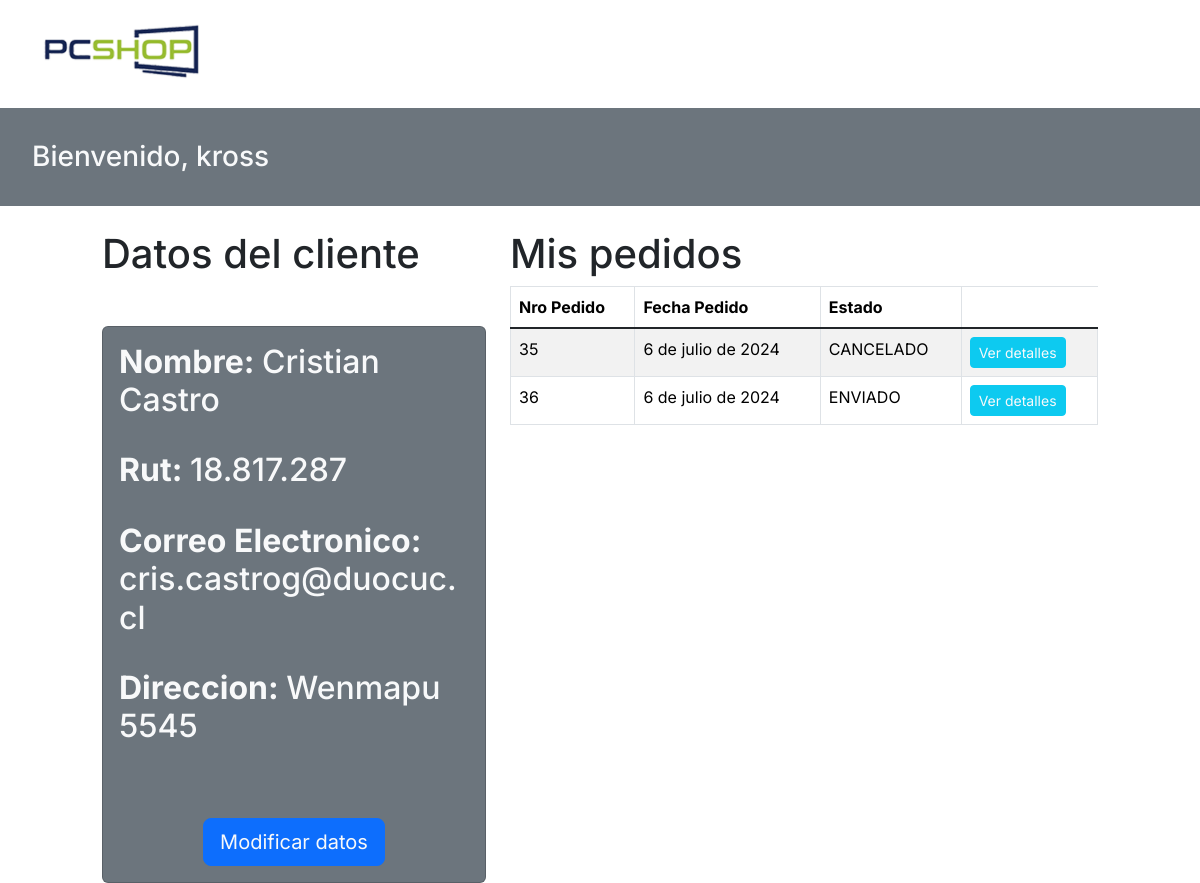
Before: /perfil/ (signed in) with the older database file.
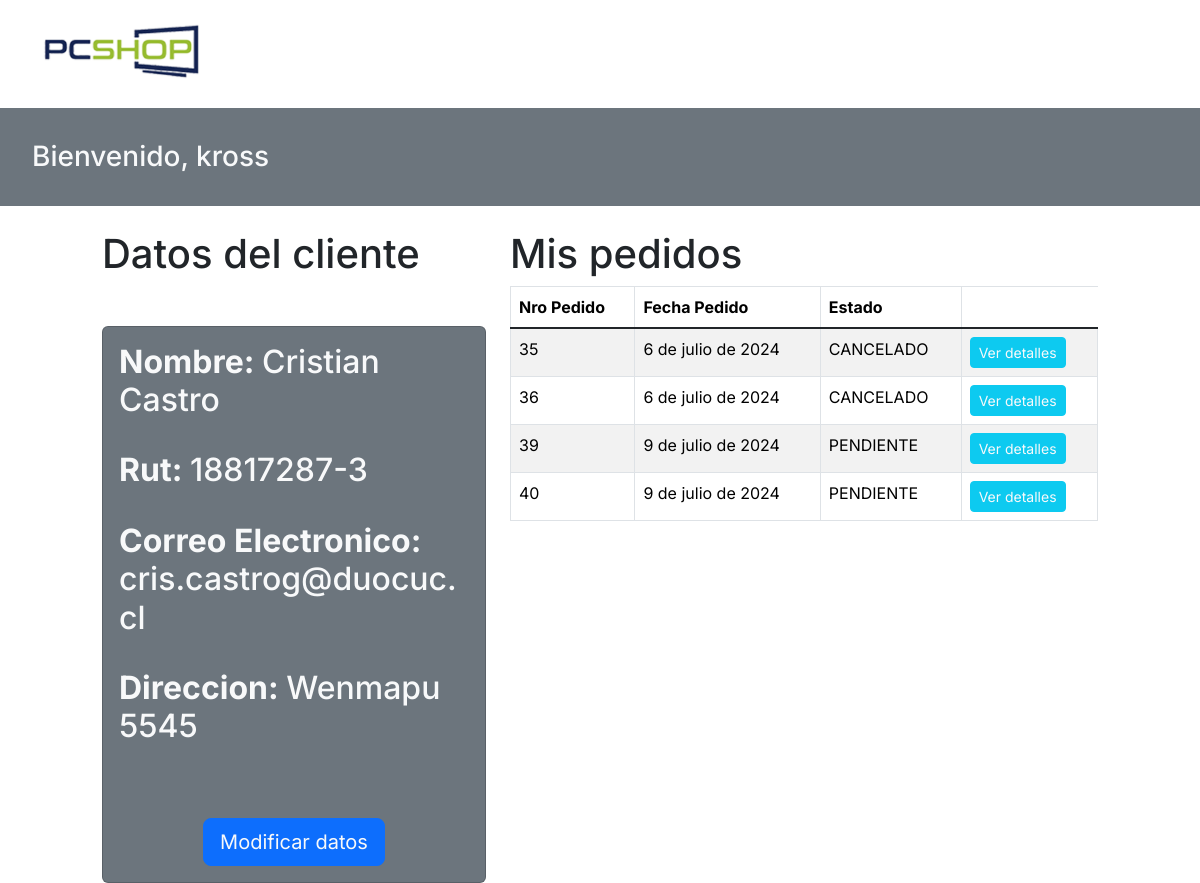
After: the same page with the newer database file.
### aplicacion/models.py (models this page shows)
class Cliente(models.Model):
    email=models.EmailField(primary_key=True, verbose_name='E-mail', null=False)
    rut=models.CharField(max_length=10, null = True)
    nombre=models.CharField(max_length=50, null=True)
    direccion=models.CharField(max_length=500, null=True)

class Pedido(models.Model):
    nro_pedido= models.AutoField(primary_key=True,null=False)
    total_pedido = models.IntegerField(default=0, validators=[MinValueValidator(0),MaxValueValidator(999999999999)],null=False)
    email=models.ForeignKey(Cliente,on_delete=models.PROTECT)
    fecha_pedido = models.DateField(null=False)
    direccion_pedido = models.CharField(max_length=500, null=True)
    estado_pedido=models.CharField(default="PENDIENTE", max_length=10, null=False, choices=ESTADO_PEDIDO)

### aplicacion/views.py (the view)
# urls.py: path('perfil/',perfil, name='perfil'),
def perfil(request):
    cliente, clienteCreado = Cliente.objects.get_or_create(email = request.user.email)
    pedidos = Pedido.objects.filter(email = cliente.email)
    datos = {
        'pedidos' : pedidos,
        'cliente' : cliente
    }
    return render(request,'aplicacion/perfil_usuario.html', datos)

### aplicacion/templates/aplicacion/perfil_usuario.html (shortened to what this page needs)
{% load static %}
{% load crispy_forms_tags %}
<!DOCTYPE html>
<html lang="es">
<head>
    <link rel="stylesheet" href="{% static "aplicacion/css/bootstrap.css" %}">
    <link rel="stylesheet" href="{% static "aplicacion/css/style.css" %}">
</head>
<body>
    <div class="row m-3">
        <div class="col-5" ><a href="{% url "index" %}"><img src="{% static "aplicacion/img/pcshop_logo.png" %}" alt="" height="76px"></a></div>
      </div>
    <div class="container-fluid bg-secondary p-2">
        <h3 class="m-4 text-light">Bienvenido, {{user.username}}</h3>
    </div>
    <br>
    <div class="row">
        <div class="col-1"></div>
        <div class="col-12 col-lg-4">
          <h1> Datos del cliente </h1>
            {% if cliente.rut == None %}
            <div class="card">
                <div class="card-body p-5">
                    <h2 class="card-title">Cliente sin datos, porfavor completa tu perfil</h2>
                    <div class="mt-3 mb-2 p-2 text-center">
                        <a href="{% url 'modificar_perfil' cliente.email %}" role="button" class="btn btn-secondary btn-lg text-light">Completar perfil</a>
                    </div>
                </div>
            </div>
            {% else %}
            <div class="card mt-5 bg-secondary">
                <div class="card-body">
                    <h2 class="card-text text-light"><span style="font-weight:bold;">Nombre: </span> {{cliente.nombre}}</h2><br>
                    <h2 class="card-text text-light"><span style="font-weight:bold;">Rut: </span>{{cliente.rut}}</h2><br>
                    <h2 class="card-text text-light"><span style="font-weight:bold;">Correo Electronico: </span>{{cliente.email}}</h2><br>
                    <h2 class="card-text text-light"><span style="font-weight:bold;">Direccion: </span>{{cliente.direccion}}</h2><br>
                </div>
                <div class="mt-3 mb-2 p-2 text-center">
                    <a href="{% url 'modificar_perfil' cliente.email %}" role="button" class="btn btn-primary btn-lg text-light">Modificar datos </a>
                </div>
            </div>
            {% endif %}
        </div>
        <div class="col-12 col-lg-6">
          <h1> Mis pedidos </h1>
          <table class="table table-bordered table-striped">
            <thead>
                <tr>
                  <th scope="col">Nro Pedido</th>
                  <th scope="col">Fecha Pedido</th>
                  <th scope="col">Estado</th>
                </tr>
            </thead>
            <tbody class="table-group-divider">
              {% for b in pedidos %}
              <td>{{b.nro_pedido}}</td>
              <td>{{b.fecha_pedido}}</td>
              <td>{{b.estado_pedido}}</td>
              <td><a href="{% url "detalle_pedido" b.nro_pedido %}" role="button" class="btn btn-info btn-sm text-light">Ver detalles</a></td>
              {% endfor %}
            </tbody>
          </table>
        </div>
    </div>
</body>
</html>

Changed rows visible on the page:
changed Cliente "Cristian Castro": rut "18.817.287" → "18817287-3"
changed Pedido id 36: estado_pedido "ENVIADO" → "CANCELADO"
added Pedido: nro_pedido "39", fecha_pedido "9 de julio de 2024", estado_pedido "PENDIENTE"
added Pedido: nro_pedido "40", fecha_pedido "9 de julio de 2024", estado_pedido "PENDIENTE"
